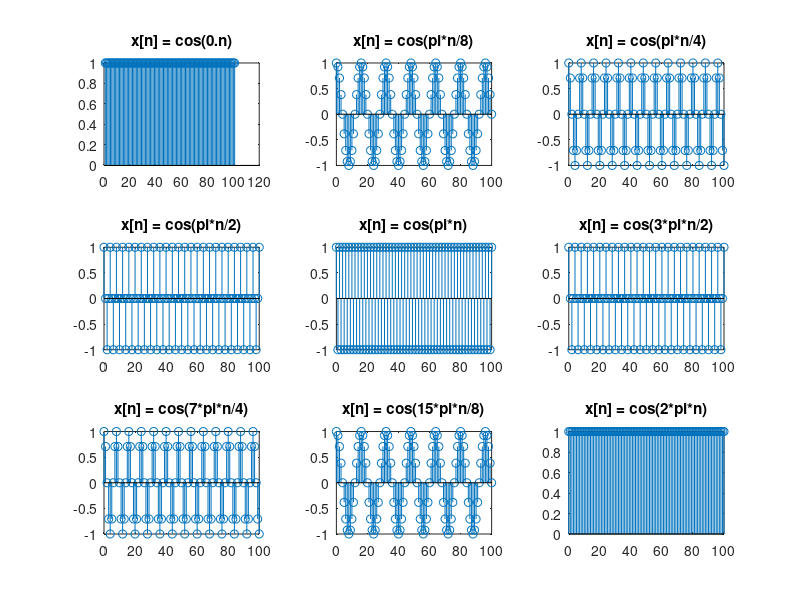

MATLAB code to generate this figure:
clear all;
close all;

figure

subplot(3,3,1)
X = 0:1:100;
Y1= [cos(0*X)];
stem(Y1);
title('x[n] = cos(0.n)');

subplot(3,3,2)
Y2= [cos(pi*X/8)];
stem(X,Y2);
title('x[n] = cos(pi*n/8)');

subplot(3,3,3)
Y3= [cos(pi*X/4)];
stem(X,Y3);
title('x[n] = cos(pi*n/4)');

subplot(3,3,4)
Y4= [cos(pi*X/2)];
stem(X,Y4);
title('x[n] = cos(pi*n/2)');

subplot(3,3,5)
Y5= [cos(pi*X)];
stem(X,Y5);
title('x[n] = cos(pi*n)');

subplot(3,3,6)
Y6= [cos(3*pi*X/2)];
stem(X,Y6);
title('x[n] = cos(3*pi*n/2)');

subplot(3,3,7)
Y7= [cos(7*pi*X/4)];
stem(X,Y7);
title('x[n] = cos(7*pi*n/4)');

subplot(3,3,8)
Y8= [cos(15*pi*X/8)];
stem(X,Y8);
title('x[n] = cos(15*pi*n/8)');

subplot(3,3,9)
Y9= [cos(2*pi*X)];
stem(X,Y9);
title('x[n] = cos(2*pi*n)');








